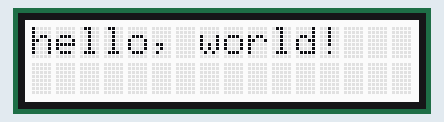
The sketch below on a simulated Arduino Uno, built with avr-gcc and run on an emulated ATmega328P. Shown: 16×2 character LCD.

Above: at 0.1 s.

The sketch:

Cursor.ino
```cpp
// (licence header left out)
#include <Wire.h>
#include "rgb_lcd.h"

rgb_lcd lcd;

void setup()
{
    // set up the LCD's number of columns and rows:
    lcd.begin(16, 2);
    // Print a message to the LCD.
    lcd.print("hello, world!");
}

void loop() {
    // Turn off the cursor:
    lcd.noCursor();
    delay(500);
    // Turn on the cursor:
    lcd.cursor();
    delay(500);
}

/*********************************************************************************************************
  END FILE
*********************************************************************************************************/
```
